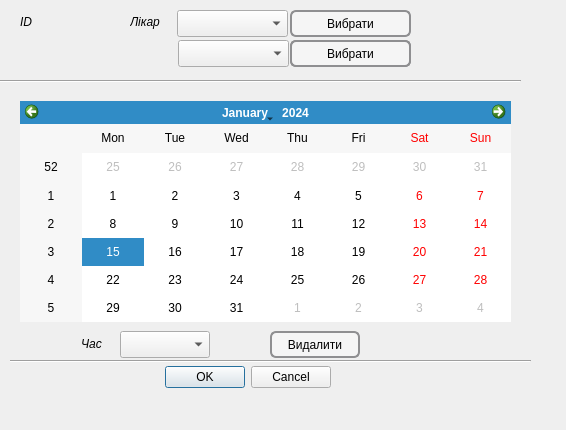
<?xml version="1.0" encoding="UTF-8"?>
<ui version="4.0">
 <class>Doctor_record</class>
 <widget class="QDialog" name="Doctor_record">
  <property name="geometry">
   <rect>
    <x>0</x>
    <y>0</y>
    <width>566</width>
    <height>430</height>
   </rect>
  </property>
  <property name="windowTitle">
   <string>Dialog</string>
  </property>
  <widget class="QDialogButtonBox" name="buttonBox">
   <property name="geometry">
    <rect>
     <x>160</x>
     <y>361</y>
     <width>171</width>
     <height>32</height>
    </rect>
   </property>
   <property name="orientation">
    <enum>Qt::Horizontal</enum>
   </property>
   <property name="standardButtons">
    <set>QDialogButtonBox::Cancel|QDialogButtonBox::Ok</set>
   </property>
  </widget>
  <widget class="QComboBox" name="comboBox">
   <property name="geometry">
    <rect>
     <x>178</x>
     <y>40</y>
     <width>111</width>
     <height>27</height>
    </rect>
   </property>
  </widget>
  <widget class="QLabel" name="label">
   <property name="geometry">
    <rect>
     <x>20</x>
     <y>12</y>
     <width>31</width>
     <height>20</height>
    </rect>
   </property>
   <property name="font">
    <font>
     <italic>true</italic>
    </font>
   </property>
   <property name="text">
    <string>ID</string>
   </property>
  </widget>
  <widget class="QLabel" name="label_2">
   <property name="geometry">
    <rect>
     <x>40</x>
     <y>14</y>
     <width>67</width>
     <height>17</height>
    </rect>
   </property>
   <property name="text">
    <string/>
   </property>
  </widget>
  <widget class="QCalendarWidget" name="calendarWidget">
   <property name="geometry">
    <rect>
     <x>20</x>
     <y>101</y>
     <width>491</width>
     <height>221</height>
    </rect>
   </property>
  </widget>
  <widget class="QComboBox" name="comboBox_2">
   <property name="geometry">
    <rect>
     <x>120</x>
     <y>331</y>
     <width>90</width>
     <height>27</height>
    </rect>
   </property>
  </widget>
  <widget class="QPushButton" name="pushButton">
   <property name="geometry">
    <rect>
     <x>290</x>
     <y>10</y>
     <width>121</width>
     <height>27</height>
    </rect>
   </property>
   <property name="styleSheet">
    <string notr="true">
QPushButton:hover{
border-width: 0px;
	
	color: rgb(11, 11, 11);
border-radius: 20%;

}
 QPushButton {
     border: 2px solid #8f8f91;
     border-radius: 6px;
     
	background-color: rgb(245, 245, 245);
     min-width: 80px;
	font: 75 oblique 11pt &quot;Norasi&quot;;
	outline: none;
 }


 QPushButton:flat {
     border: none; /* для плоской кнопки границы нет */
 }

 QPushButton:default {
     border-color: navy; /* делаем кнопку по умолчанию выпуклой */
 }</string>
   </property>
   <property name="text">
    <string>Вибрати</string>
   </property>
  </widget>
  <widget class="QPushButton" name="pushButton_2">
   <property name="geometry">
    <rect>
     <x>270</x>
     <y>331</y>
     <width>90</width>
     <height>27</height>
    </rect>
   </property>
   <property name="styleSheet">
    <string notr="true">
QPushButton:hover{
border-width: 0px;
	
	color: rgb(11, 11, 11);
border-radius: 20%;

}
 QPushButton {
     border: 2px solid #8f8f91;
     border-radius: 6px;
     
	background-color: rgb(245, 245, 245);
     min-width: 80px;
	font: 75 oblique 11pt &quot;Norasi&quot;;
	outline: none;
 }


 QPushButton:flat {
     border: none; /* для плоской кнопки границы нет */
 }

 QPushButton:default {
     border-color: navy; /* делаем кнопку по умолчанию выпуклой */
 }</string>
   </property>
   <property name="text">
    <string>Видалити</string>
   </property>
  </widget>
  <widget class="QPushButton" name="pushButton_3">
   <property name="geometry">
    <rect>
     <x>290</x>
     <y>40</y>
     <width>121</width>
     <height>27</height>
    </rect>
   </property>
   <property name="styleSheet">
    <string notr="true">
QPushButton:hover{
border-width: 0px;
	
	color: rgb(11, 11, 11);
border-radius: 20%;

}
 QPushButton {
     border: 2px solid #8f8f91;
     border-radius: 6px;
     
	background-color: rgb(245, 245, 245);
     min-width: 80px;
	font: 75 oblique 11pt &quot;Norasi&quot;;
	outline: none;
 }


 QPushButton:flat {
     border: none; /* для плоской кнопки границы нет */
 }

 QPushButton:default {
     border-color: navy; /* делаем кнопку по умолчанию выпуклой */
 }</string>
   </property>
   <property name="text">
    <string>Знайти записи</string>
   </property>
  </widget>
  <widget class="QLabel" name="label_3">
   <property name="geometry">
    <rect>
     <x>130</x>
     <y>13</y>
     <width>41</width>
     <height>17</height>
    </rect>
   </property>
   <property name="font">
    <font>
     <italic>true</italic>
    </font>
   </property>
   <property name="text">
    <string>Лікар</string>
   </property>
  </widget>
  <widget class="QLabel" name="label_4">
   <property name="geometry">
    <rect>
     <x>81</x>
     <y>334</y>
     <width>31</width>
     <height>20</height>
    </rect>
   </property>
   <property name="font">
    <font>
     <italic>true</italic>
    </font>
   </property>
   <property name="text">
    <string>Час</string>
   </property>
  </widget>
  <widget class="Line" name="line">
   <property name="geometry">
    <rect>
     <x>10</x>
     <y>351</y>
     <width>521</width>
     <height>20</height>
    </rect>
   </property>
   <property name="orientation">
    <enum>Qt::Horizontal</enum>
   </property>
  </widget>
  <widget class="Line" name="line_2">
   <property name="geometry">
    <rect>
     <x>0</x>
     <y>71</y>
     <width>521</width>
     <height>20</height>
    </rect>
   </property>
   <property name="orientation">
    <enum>Qt::Horizontal</enum>
   </property>
  </widget>
  <widget class="QComboBox" name="comboBox_3">
   <property name="geometry">
    <rect>
     <x>177</x>
     <y>10</y>
     <width>111</width>
     <height>27</height>
    </rect>
   </property>
  </widget>
  <widget class="QPushButton" name="pushButton_4">
   <property name="geometry">
    <rect>
     <x>290</x>
     <y>40</y>
     <width>121</width>
     <height>27</height>
    </rect>
   </property>
   <property name="styleSheet">
    <string notr="true">
QPushButton:hover{
border-width: 0px;
	
	color: rgb(11, 11, 11);
border-radius: 20%;

}
 QPushButton {
     border: 2px solid #8f8f91;
     border-radius: 6px;
     
	background-color: rgb(245, 245, 245);
     min-width: 80px;
	font: 75 oblique 11pt &quot;Norasi&quot;;
	outline: none;
 }


 QPushButton:flat {
     border: none; /* для плоской кнопки границы нет */
 }

 QPushButton:default {
     border-color: navy; /* делаем кнопку по умолчанию выпуклой */
 }</string>
   </property>
   <property name="text">
    <string>Вибрати</string>
   </property>
  </widget>
 </widget>
 <resources/>
 <connections>
  <connection>
   <sender>buttonBox</sender>
   <signal>accepted()</signal>
   <receiver>Doctor_record</receiver>
   <slot>accept()</slot>
   <hints>
    <hint type="sourcelabel">
     <x>248</x>
     <y>254</y>
    </hint>
    <hint type="destinationlabel">
     <x>157</x>
     <y>274</y>
    </hint>
   </hints>
  </connection>
  <connection>
   <sender>buttonBox</sender>
   <signal>rejected()</signal>
   <receiver>Doctor_record</receiver>
   <slot>reject()</slot>
   <hints>
    <hint type="sourcelabel">
     <x>316</x>
     <y>260</y>
    </hint>
    <hint type="destinationlabel">
     <x>286</x>
     <y>274</y>
    </hint>
   </hints>
  </connection>
 </connections>
</ui>
